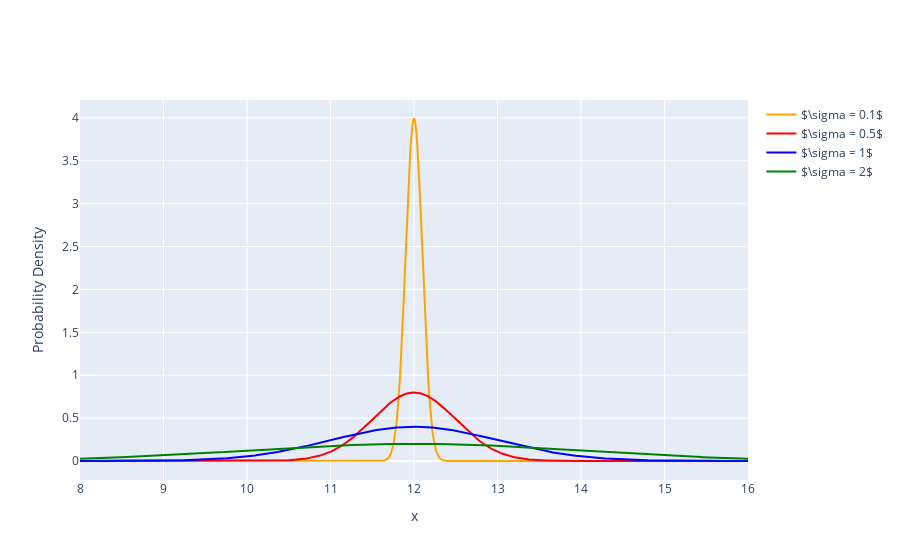

Here is the notebook cell this chart was saved with:
### Code cell
mean = 12
std_store = [0.1, 0.5, 1, 2]
x_vals = np.linspace(8, 16, 1000)
colors = ["orange", "red", "blue", "green"]
fig = go.Figure()
for std, color in zip(std_store, colors):
    fig.add_trace(go.Scatter(x=x_vals, y=normal(x_vals, mean, std), marker_color=color, name='$\sigma = {s}$'.format(s=std)))
fig.update_yaxes(title_text="Probability Density")
fig.update_xaxes(title_text="x")

print("Mean: ", mean)
fig.show()

### Figure 1 — Plotly figure (JSON) as saved in the notebook; plotly's stock layout.template omitted (floating-point values rounded to 4 significant figures; data arrays with more than 128 entries replaced by an {"elided": "..."} marker saying what was removed)
{"data": [{"marker": {"color": "orange"}, "name": "$\\sigma = 0.1$", "type": "scatter", "x": {"elided": "1000 float values"}, "y": {"elided": "1000 float values"}}, {"marker": {"color": "red"}, "name": "$\\sigma = 0.5$", "type": "scatter", "x": {"elided": "1000 float values"}, "y": {"elided": "1000 float values"}}, {"marker": {"color": "blue"}, "name": "$\\sigma = 1$", "type": "scatter", "x": {"elided": "1000 float values"}, "y": {"elided": "1000 float values"}}, {"marker": {"color": "green"}, "name": "$\\sigma = 2$", "type": "scatter", "x": {"elided": "1000 float values"}, "y": {"elided": "1000 float values"}}], "layout": {"xaxis": {"title": {"text": "x"}}, "yaxis": {"title": {"text": "Probability Density"}}}}
